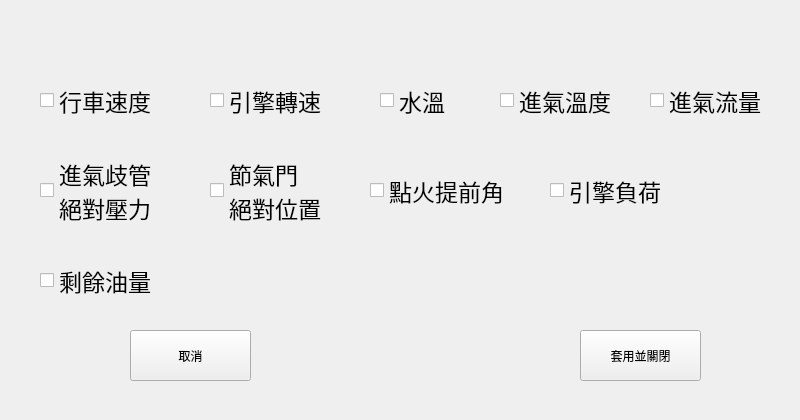
<?xml version="1.0" encoding="UTF-8"?>
<ui version="4.0">
 <class>Form</class>
 <widget class="QWidget" name="Form">
  <property name="geometry">
   <rect>
    <x>0</x>
    <y>0</y>
    <width>800</width>
    <height>420</height>
   </rect>
  </property>
  <property name="windowTitle">
   <string>Form</string>
  </property>
  <widget class="QCheckBox" name="checkBox">
   <property name="enabled">
    <bool>true</bool>
   </property>
   <property name="geometry">
    <rect>
     <x>210</x>
     <y>70</y>
     <width>161</width>
     <height>61</height>
    </rect>
   </property>
   <property name="font">
    <font>
     <pointsize>17</pointsize>
    </font>
   </property>
   <property name="text">
    <string>引擎轉速</string>
   </property>
   <property name="checked">
    <bool>false</bool>
   </property>
  </widget>
  <widget class="QCheckBox" name="checkBox_2">
   <property name="geometry">
    <rect>
     <x>380</x>
     <y>70</y>
     <width>161</width>
     <height>61</height>
    </rect>
   </property>
   <property name="font">
    <font>
     <pointsize>17</pointsize>
    </font>
   </property>
   <property name="text">
    <string>水溫</string>
   </property>
   <property name="checked">
    <bool>false</bool>
   </property>
  </widget>
  <widget class="QPushButton" name="pushButton">
   <property name="geometry">
    <rect>
     <x>130</x>
     <y>330</y>
     <width>121</width>
     <height>51</height>
    </rect>
   </property>
   <property name="text">
    <string>取消</string>
   </property>
  </widget>
  <widget class="QPushButton" name="pushButton_2">
   <property name="geometry">
    <rect>
     <x>580</x>
     <y>330</y>
     <width>121</width>
     <height>51</height>
    </rect>
   </property>
   <property name="text">
    <string>套用並關閉</string>
   </property>
  </widget>
  <widget class="QCheckBox" name="checkBox_7">
   <property name="geometry">
    <rect>
     <x>40</x>
     <y>70</y>
     <width>161</width>
     <height>61</height>
    </rect>
   </property>
   <property name="font">
    <font>
     <pointsize>17</pointsize>
    </font>
   </property>
   <property name="text">
    <string>行車速度</string>
   </property>
   <property name="checked">
    <bool>false</bool>
   </property>
  </widget>
  <widget class="QCheckBox" name="checkBox_8">
   <property name="geometry">
    <rect>
     <x>500</x>
     <y>70</y>
     <width>161</width>
     <height>61</height>
    </rect>
   </property>
   <property name="font">
    <font>
     <pointsize>17</pointsize>
    </font>
   </property>
   <property name="text">
    <string>進氣溫度</string>
   </property>
   <property name="checked">
    <bool>false</bool>
   </property>
  </widget>
  <widget class="QCheckBox" name="checkBox_9">
   <property name="geometry">
    <rect>
     <x>650</x>
     <y>70</y>
     <width>161</width>
     <height>61</height>
    </rect>
   </property>
   <property name="font">
    <font>
     <pointsize>17</pointsize>
    </font>
   </property>
   <property name="text">
    <string>進氣流量</string>
   </property>
   <property name="checked">
    <bool>false</bool>
   </property>
  </widget>
  <widget class="QCheckBox" name="checkBox_10">
   <property name="geometry">
    <rect>
     <x>40</x>
     <y>160</y>
     <width>161</width>
     <height>61</height>
    </rect>
   </property>
   <property name="font">
    <font>
     <pointsize>17</pointsize>
    </font>
   </property>
   <property name="text">
    <string>進氣歧管
絕對壓力</string>
   </property>
   <property name="checked">
    <bool>false</bool>
   </property>
  </widget>
  <widget class="QCheckBox" name="checkBox_11">
   <property name="geometry">
    <rect>
     <x>210</x>
     <y>160</y>
     <width>161</width>
     <height>61</height>
    </rect>
   </property>
   <property name="font">
    <font>
     <pointsize>17</pointsize>
    </font>
   </property>
   <property name="text">
    <string>節氣門
絕對位置</string>
   </property>
   <property name="checked">
    <bool>false</bool>
   </property>
  </widget>
  <widget class="QCheckBox" name="checkBox_12">
   <property name="geometry">
    <rect>
     <x>370</x>
     <y>160</y>
     <width>161</width>
     <height>61</height>
    </rect>
   </property>
   <property name="font">
    <font>
     <pointsize>17</pointsize>
    </font>
   </property>
   <property name="text">
    <string>點火提前角</string>
   </property>
   <property name="checked">
    <bool>false</bool>
   </property>
  </widget>
  <widget class="QCheckBox" name="checkBox_13">
   <property name="geometry">
    <rect>
     <x>550</x>
     <y>160</y>
     <width>161</width>
     <height>61</height>
    </rect>
   </property>
   <property name="font">
    <font>
     <pointsize>17</pointsize>
    </font>
   </property>
   <property name="text">
    <string>引擎負荷</string>
   </property>
   <property name="checked">
    <bool>false</bool>
   </property>
  </widget>
  <widget class="QCheckBox" name="checkBox_14">
   <property name="geometry">
    <rect>
     <x>40</x>
     <y>250</y>
     <width>161</width>
     <height>61</height>
    </rect>
   </property>
   <property name="font">
    <font>
     <pointsize>17</pointsize>
    </font>
   </property>
   <property name="text">
    <string>剩餘油量</string>
   </property>
   <property name="checked">
    <bool>false</bool>
   </property>
  </widget>
 </widget>
 <resources/>
 <connections/>
</ui>
